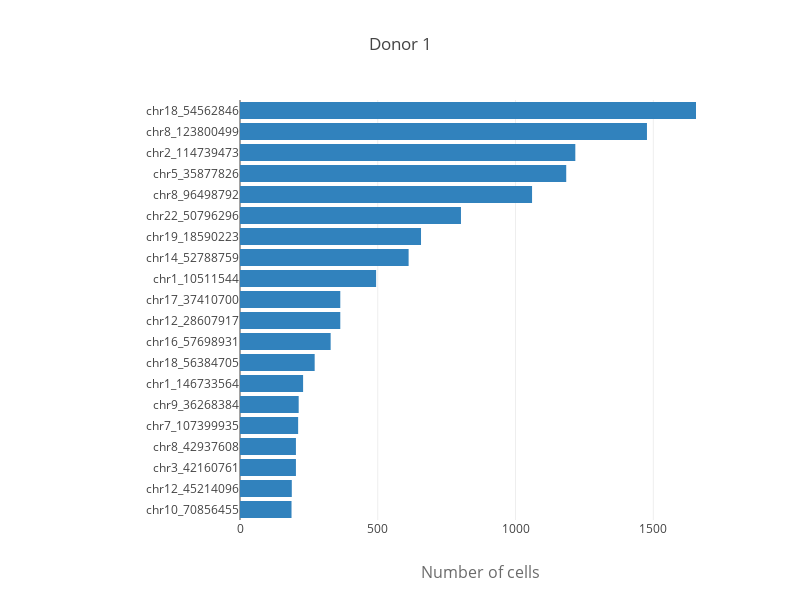
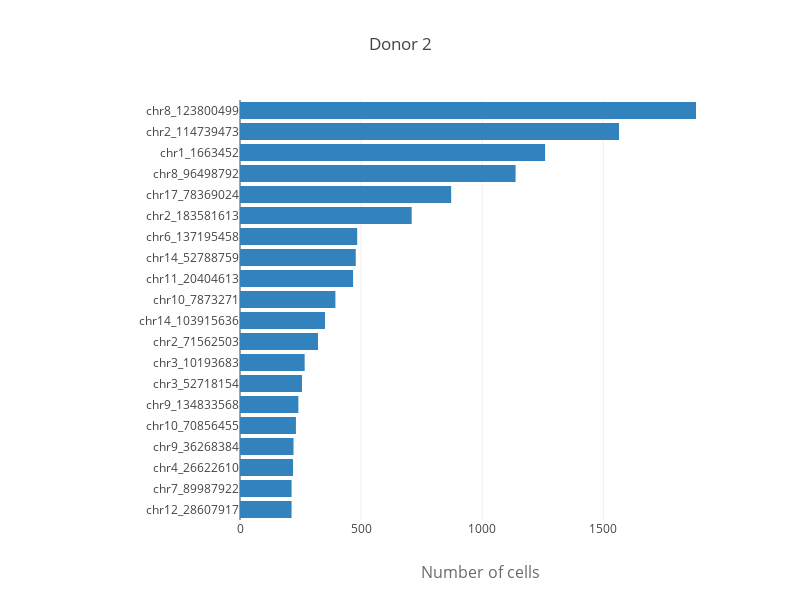

Notebook code for these charts, in order:
### Code cell
col = list(output_dir['donor1_top20'].keys()) 
values = list(output_dir['donor1_top20'].values())
plot_important_variants(col,values,"Donor 1")
col1 = list(output_dir['donor2_top20'].keys()) 
values1 = list(output_dir['donor2_top20'].values())
plot_important_variants(col1,values1,"Donor 2")

### Figure 1 — Plotly figure (JSON) as saved in the notebook; plotly's stock layout.template omitted (floating-point values rounded to 4 significant figures)
{"data": [{"marker": {"color": "rgb(49,130,189)"}, "name": "train", "orientation": "h", "type": "bar", "uid": "6dcaaf15-6217-4a76-89f3-7ac977e86008", "x": [187, 188, 203, 203, 211, 213, 229, 271, 329, 364, 364, 494, 612, 657, 802, 1060, 1184, 1217, 1477, 1655], "y": ["chr10_70856455", "chr12_45214096", "chr3_42160761", "chr8_42937608", "chr7_107399935", "chr9_36268384", "chr1_146733564", "chr18_56384705", "chr16_57698931", "chr12_28607917", "chr17_37410700", "chr1_10511544", "chr14_52788759", "chr19_18590223", "chr22_50796296", "chr8_96498792", "chr5_35877826", "chr2_114739473", "chr8_123800499", "chr18_54562846"]}], "layout": {"bargap": 0.1, "bargroupgap": 0.1, "barmode": "group", "height": 600, "title": {"text": "Donor 1"}, "width": 800, "xaxis": {"domain": [0.25, 1], "title": {"font": {"color": "rgb(107, 107, 107)", "size": 16}, "text": "Number of cells"}}}}

### Figure 2 — Plotly figure (JSON) as saved in the notebook; plotly's stock layout.template omitted (floating-point values rounded to 4 significant figures)
{"data": [{"marker": {"color": "rgb(49,130,189)"}, "name": "train", "orientation": "h", "type": "bar", "uid": "0f271ca6-c435-44dc-9c9e-76815c0a08c6", "x": [213, 213, 219, 221, 231, 241, 256, 267, 322, 351, 394, 467, 478, 484, 709, 872, 1138, 1260, 1565, 1883], "y": ["chr12_28607917", "chr7_89987922", "chr4_26622610", "chr9_36268384", "chr10_70856455", "chr9_134833568", "chr3_52718154", "chr3_10193683", "chr2_71562503", "chr14_103915636", "chr10_7873271", "chr11_20404613", "chr14_52788759", "chr6_137195458", "chr2_183581613", "chr17_78369024", "chr8_96498792", "chr1_1663452", "chr2_114739473", "chr8_123800499"]}], "layout": {"bargap": 0.1, "bargroupgap": 0.1, "barmode": "group", "height": 600, "title": {"text": "Donor 2"}, "width": 800, "xaxis": {"domain": [0.25, 1], "title": {"font": {"color": "rgb(107, 107, 107)", "size": 16}, "text": "Number of cells"}}}}
